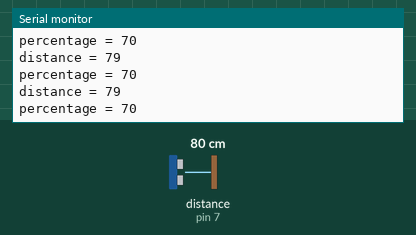
Recording of a sketch running on a simulated Arduino Uno, built with avr-gcc and run on an emulated ATmega328P. Parts: the last lines printed to the serial monitor. Wiring (inferred from the names in the program): ultrasonic range finder: trigger pin 8; echo pin 7. The test bench sets the inputs (shaded band); at power-on: distance to the obstacle (sensor on pin 7) 80 cm. The echo pulse lasts 58.3 µs per cm.

Above: at 1.3 s.
1.4 s: distance to the obstacle (sensor on pin 7) set to 2 cm
At 1.7 s:
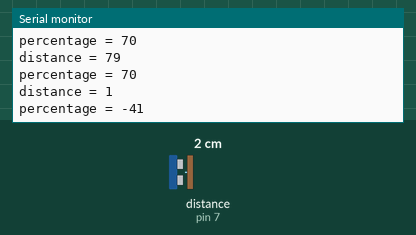
2.9 s: distance to the obstacle (sensor on pin 7) set to 4 cm
At 3.09 s:
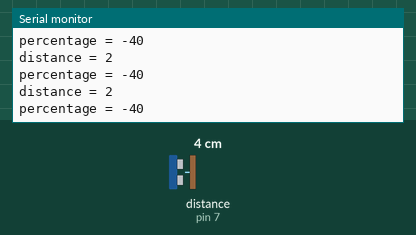
4.4 s: distance to the obstacle (sensor on pin 7) set to 103 cm
At 4.49 s:
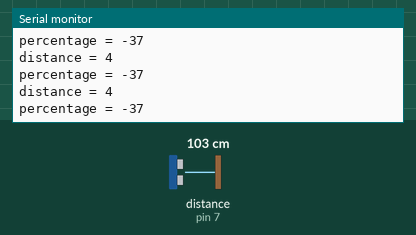
Timing chart, 0 to 7.4 s (numbered marks = the images above; inputs shaded):
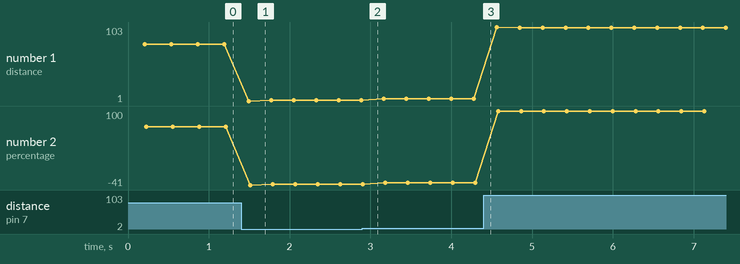

The sketch:

garage-parking-assistant.ino
```cpp
/*
 HC-SR04 Ping distance sensor:
 VCC to arduino 5v
 GND to arduino GND
 Echo to Arduino pin 7
 Trig to Arduino pin 8

 This sketch originates from Virtualmix: http://goo.gl/kJ8Gl
 Has been modified by Winkle ink here: http://winkleink.blogspot.com.au/2012/05/arduino-hc-sr04-ultrasonic-distance.html
 And modified further by ScottC here: http://arduinobasics.blogspot.com.au/2012/11/arduinobasics-hc-sr04-ultrasonic-sensor.html
 on 10 Nov 2012.

   // we suggest putting delays after each command to make sure the data
  // is sent and the LCD is updated.

 */
#include <SoftwareSerial.h>
#include "Arduino.h"

#define ECHO_PIN               7    // Echo Pin
#define TRIG_PIN               8    // Trigger Pin
#define MAX_TRACK_RANGE        100
#define UPPER_OK               100
#define LOWER_OK               51
#define UPPER_WARN             50
#define LOWER_WARN             31
#define UPPER_STOP             30
#define LOWER_STOP             0

// Create a software serial port on digital pin 2
SoftwareSerial lcd = SoftwareSerial(0,2);
long duration, distance; // Duration used to calculate distance

void setup() {
  // Configure serial console / monitor
  Serial.begin(9600);

  // Configure LCD
  lcd.begin(9600);
  lcd_set_display_size();
  lcd_set_contrast(200);
  lcd_set_brightness(255);
  lcd_set_bg_color(0, 255, 0); // green
  lcd_turn_off_cursors();
  lcd_turn_off_autoscroll();
  lcd_create_block_char();
  lcd_clear();
  lcd_set_cursor(2, 1);
  lcd_print_bar(100);

  // Configure pins
  pinMode(TRIG_PIN, OUTPUT);
  pinMode(ECHO_PIN, INPUT);
}

void loop()
{
  // The following TRIG_PIN / ECHO_PIN cycle is used to determine the
  // distance of the nearest object by bouncing soundwaves off of it
  digitalWrite(TRIG_PIN, LOW);
  delayMicroseconds(2);

  digitalWrite(TRIG_PIN, HIGH);
  delayMicroseconds(10);

  digitalWrite(TRIG_PIN, LOW);
  duration = pulseIn(ECHO_PIN, HIGH);

  // Calculate the distance (in cm) based on the speed of sound
  distance = duration / 58.2;

  set_display_color_based_on_distance(distance);
  set_line1_text_based_on_distance(distance);
  set_line2_text_based_on_distance(distance);

  // Delay 50ms before next reading.
  delay(200);
}

/*
 *  Sets background color based on distance.
 */
void set_display_color_based_on_distance(int distance)
{

  if (distance >= LOWER_OK)
  {
    lcd_set_bg_color(0, 255, 0); // green
  }
  else
  {
    if (distance >= LOWER_WARN)
    {
      lcd_set_bg_color(255, 25, 0); // orange
    }
    else
    {
      lcd_set_bg_color(255, 0, 0); // red
    }
  }
}

void set_line1_text_based_on_distance(int distance)
{
  if (distance > MAX_TRACK_RANGE)
  {
    lcd_set_cursor(1,1);
    lcd.print("Awaiting car...");
  }
  else
  {
    if (distance <= MAX_TRACK_RANGE && distance >= LOWER_WARN)
    {
      lcd_clear_line(1);
      lcd_set_cursor(5,1);
      lcd.print(distance);
      lcd.print(" cm");
    }
    else
    {
      lcd_set_cursor(1,1);
      lcd.print("   !! STOP !!   ");
    }
  }
}

void set_line2_text_based_on_distance(int distance)
{
  Serial.print("distance = ");
  Serial.println(distance);

  int percentage = 100.0 / 70 * (distance - 30);

  if (percentage > 100) {
    percentage = 100;
  }

  Serial.print("percentage = ");
  Serial.println(percentage);

  if (distance <= MAX_TRACK_RANGE && distance >= LOWER_WARN)
  {
    lcd_clear_line(2);
    lcd_set_cursor(2,1);
    lcd_print_bar(percentage);
  }
  else
  {
    lcd_clear_line(2);
  }
}

/*
 * Sets the size of the display if it isn't 16x2
 * (you only have to do this once)
 */
void lcd_set_display_size()
{
  lcd.write(0xFE);
  lcd.write(0xD1);
  lcd.write(16);  // 16 columns
  lcd.write(2);   // 2 rows
  delay(10);
}

/*
 * Sets the contrast, 200 is a good place to start, adjust as desired
 */
void lcd_set_contrast(int contrast)
{
  lcd.write(0xFE);
  lcd.write(0x50);
  lcd.write(contrast);
  delay(10);
}

void lcd_clear_line(int lineNo)
{
  lcd_set_cursor(lineNo, 1);
  lcd.print("                ");
}

/*
 * Sets the brightness (255 is max brightness)
 */
void lcd_set_brightness(int brightness)
{
  lcd.write(0xFE);
  lcd.write(0x99);
  lcd.write(brightness);
  delay(10);
}

/*
 * Sets the background color of the LCD
 */
void lcd_set_bg_color(int red, int green, int blue)
{
  lcd.write(0xFE);
  lcd.write(0xD0);
  lcd.write(red);
  lcd.write(green);
  lcd.write(blue);
  delay(10);
}

void lcd_turn_off_autoscroll()
{
  lcd.write(0xFE);
  lcd.write(0x52);
  delay(10);
}

/*
 * Clears the LCD screen.
 */
void lcd_clear()
{
  lcd.write(0xFE);
  lcd.write(0x58);
  delay(10);
}

void lcd_set_cursor(int row, int col)
{
  lcd.write(0xFE);
  lcd.write(0x47);
  lcd.write(col);
  lcd.write(row);
  delay(10);
}

/*
 * Creates a custom character
 */
void lcd_create_block_char()
{
  lcd.write(0xFE);
  lcd.write(0x4E);

  // Location #0
  lcd.write((uint8_t)0);

  // 8 bytes of character data
  lcd.write(0x1F);
  lcd.write(0x1F);
  lcd.write(0x1F);
  lcd.write(0x1F);
  lcd.write(0x1F);
  lcd.write(0x1F);
  lcd.write(0x1F);
  lcd.write(0x1F);
  delay(10);
}

/*
 * Turns off cursors.
 */
void lcd_turn_off_cursors()
{
  lcd.write(0xFE);
  lcd.write(0x4B);
  lcd.write(0xFE);
  lcd.write(0x54);
}

/*
 * Prints a percentage bar on the second line of the display.
 */
void lcd_print_bar(int percent)
{
  int max_blocks = 16;
  int num_blocks = max_blocks / 100.0 * percent;

  for (int i = 0; i < num_blocks; i++)
  {
    lcd.write((uint8_t)0);
  }
}
```

Measured:
- after the input at 1.4 s, the serial monitor: prints a new line after 0.10 s (image 1)
- plotted number 1: 79 → 2 after the input at 1.4 s, 2 → 4 after the input at 2.9 s, 4 → 102 after the input at 4.4 s
- plotted number 2: 70 → -40 after the input at 1.4 s, -40 → -37 after the input at 2.9 s, -37 → 100 after the input at 4.4 s
